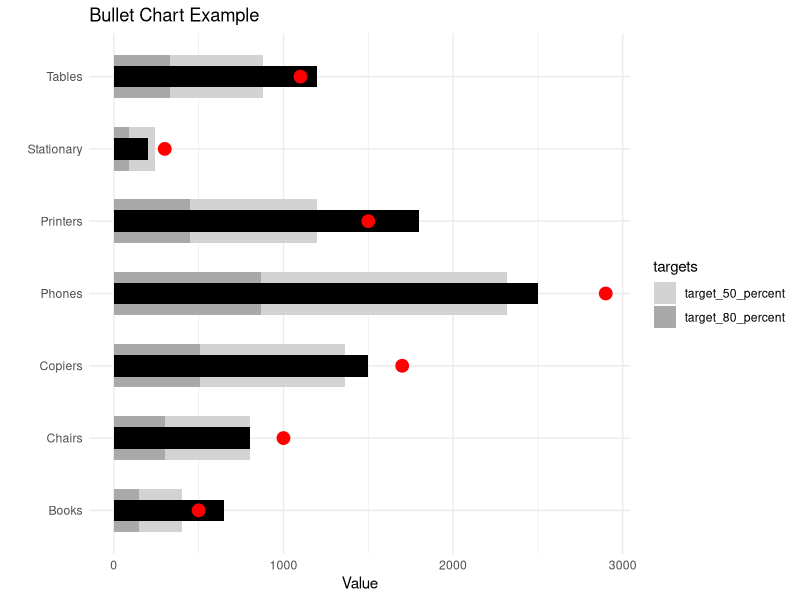

The R source for this figure:
setwd("C:\\Users\\berna\\OneDrive\\Desktop\\Production\\dataviz\\code\\Bullet chart")

#load libraries
library(tidyverse)

#create sample data
data <- data.frame(
  product = c("Chairs","Tables","Stationary","Phones","Copiers","Books","Printers"),
  sales = c(800,1200,200,2500,1500,650,1800),
  target = c(1000,1100,300,2900,1700,500,1500),
  target_80_percent = c(300,330,90,870,510,150,450),
  target_50_percent = c(500,550,150,1450,850,250,750)
)

view(data)
#shaping data
data_pivot<-data%>%pivot_longer(target_80_percent:target_50_percent, names_to = "targets", values_to = "value")
view(data_pivot)

#creating bullet chart in ggplot2
ggplot(data_pivot, aes(x = product, y = value)) +
  geom_bar(aes(fill = targets), stat = "identity", width = 0.6) +
  geom_bar(data = data, aes(x = product, y = sales), stat = "identity", fill = "black", width = 0.3) +
  geom_point(data = data, aes(x = product, y = target),stat = "identity", color = "red", size = 4) +
  coord_flip() +
  scale_fill_manual(values = c("target_50_percent" = "#d3d3d3", "target_80_percent" = "#a9a9a9")) +
  labs(title = "Bullet Chart Example", x = "", y = "Value") +
  theme_minimal()
